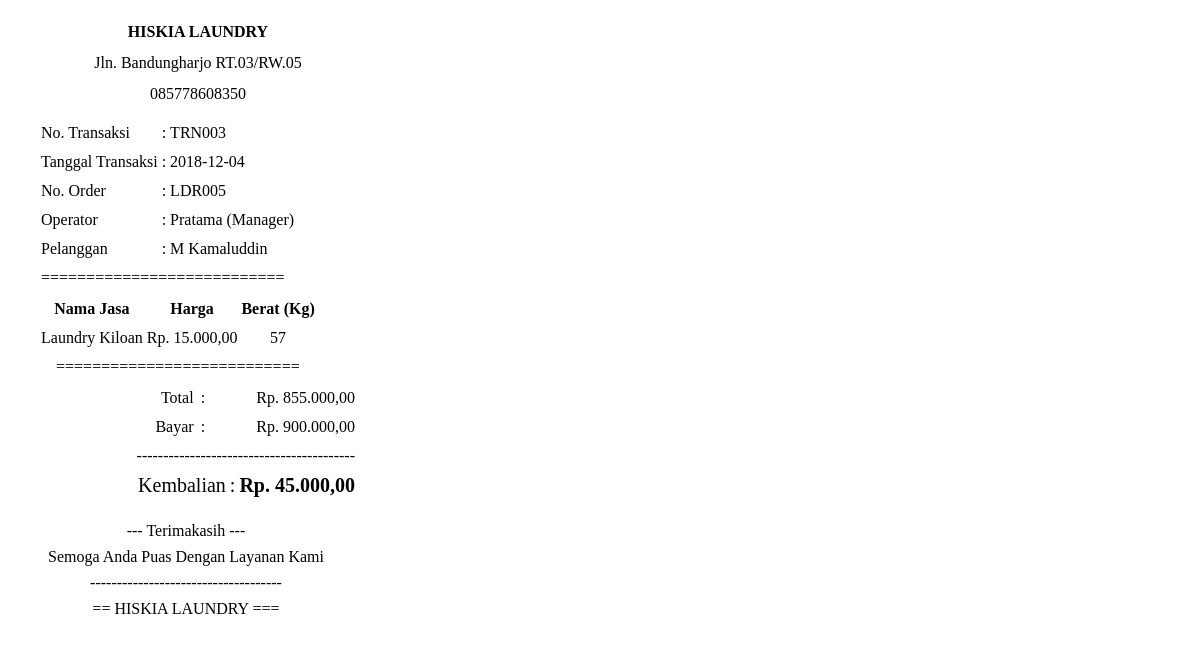
The page /struk/transaksi.php?no_transaksi=TRN003 (signed in) on the database its author committed.
### tables this page shows
CREATE TABLE `transaksi` (
  `no_transaksi` varchar(10) NOT NULL,
  `tgl_transaksi` date NOT NULL,
  `bayar` int(11) NOT NULL,
  `kembali` int(11) NOT NULL,
  `kode_ptg` varchar(10) NOT NULL,
  `nomer_order` varchar(10) NOT NULL
);

CREATE TABLE `petugas` (
  `kode_ptg` varchar(10) NOT NULL,
  `nama_ptg` varchar(30) NOT NULL,
  `password_ptg` varchar(50) NOT NULL,
  `status` varchar(12) NOT NULL
);

CREATE TABLE `pelanggan` (
  `kode_pelanggan` varchar(10) NOT NULL,
  `nama_pelanggan` varchar(25) NOT NULL,
  `alamat` varchar(30) NOT NULL,
  `no_telp` varchar(12) NOT NULL,
  `status_pelanggan` varchar(12) NOT NULL
);

CREATE TABLE `orderan` (
  `nomer_order` varchar(10) NOT NULL,
  `tanggal_order` varchar(25) NOT NULL,
  `tgl_rencana_selesai` varchar(25) NOT NULL,
  `berat_cucian` varchar(18) NOT NULL,
  `total_harga` int(11) NOT NULL,
  `status_cucian` varchar(25) NOT NULL,
  `kode_pelanggan` varchar(10) NOT NULL,
  `kode_petugas` varchar(10) NOT NULL,
  `kode_jasa` varchar(10) NOT NULL
);

CREATE TABLE `jasa` (
  `kode_jasa` varchar(10) NOT NULL,
  `nama_jasa` varchar(15) NOT NULL,
  `harga` int(11) NOT NULL
);

### sistem/proses.php (called while the page is built, shortened)
<?php
	class proses{
		function __construct(){
			$server='localhost';
			$user='root';
			$psw='';
			$dbname='db_laundry';
			$kon=$this->con=new PDO("mysql:host=$server;dbname=$dbname",$user,$psw);
		}
		function get($cel=null,$table=null,$property=null){
			$qw="SELECT $cel FROM $table $property";
			$ret=$this->con->query($qw);
			return $ret;
		}
	}
	$db=new proses;
?>

### struk/transaksi.php (the view, shortened to what this page needs)
<!DOCTYPE html>
<html>
<head>
</head>
<body>
	<div class="kotak-struk custom_font">
		<div class="head">
			<p class="logo">HISKIA LAUNDRY</p>
			<p class="almt">Jln. Bandungharjo RT.03/RW.05</p>
			<p class="notelp">085778608350</p>
		</div>
		<div class="isi">
			<table class="table1">
				<?php
				include '../sistem/proses.php';
				$ambilquery1=$db->get("transaksi.no_transaksi,transaksi.tgl_transaksi,transaksi.nomer_order,petugas.nama_ptg,petugas.status","transaksi","INNER JOIN petugas on petugas.kode_ptg=transaksi.kode_ptg WHERE transaksi.no_transaksi='$_GET[no_transaksi]'");
				$tampilquery1=$ambilquery1->fetch();
				$ambilquery2=$db->get("pelanggan.nama_pelanggan","orderan","INNER JOIN pelanggan on pelanggan.kode_pelanggan=orderan.kode_pelanggan WHERE orderan.nomer_order='$tampilquery1[nomer_order]'");
				$tampilquery2=$ambilquery2->fetch();
				if ($tampilquery2['nama_pelanggan']=="") {
					$plg="(...Tidak Pelanggan...)";
				}else{
					$plg=$tampilquery2['nama_pelanggan'];
				}
				?>
				<tr>
					<td>No. Transaksi</td>
					<td>:</td>
					<td><?php echo $tampilquery1['no_transaksi'];?></td>
				</tr>
				<tr>
					<td>Tanggal Transaksi</td>
					<td>:</td>
					<td><?php echo $tampilquery1['tgl_transaksi'];?></td>
				</tr>
				<tr>
					<td>No. Order</td>
					<td>:</td>
					<td><?php echo $tampilquery1['nomer_order'];?></td>
				</tr>
				<tr>
					<td>Operator</td>
					<td>:</td>
					<td><?php echo $tampilquery1['nama_ptg'];?> (<?php echo $tampilquery1['status']?>)</td>
				</tr>
				<tr>
					<td>Pelanggan</td>
					<td>:</td>
					<td><?php echo $plg;?></td>
				</tr>
				<tr>
					<td colspan="4">
						===========================
					</td>
				</tr>
			</table>
			<table class="table2">
				<tr>
					<th>Nama Jasa</th>
					<th>Harga</th>
					<th>Berat (Kg)</th>
				</tr>
				<?php
				$qw3=$db->get("jasa.nama_jasa,jasa.harga,orderan.berat_cucian,orderan.total_harga","orderan","INNER JOIN jasa on orderan.kode_jasa=jasa.kode_jasa WHERE orderan.nomer_order='$tampilquery1[nomer_order]'");
				foreach($qw3 as $tamp_orderan){
					?>
					<tr>
						<td><?php echo $tamp_orderan['nama_jasa'];?></td>
						<td><?php echo "Rp. ". number_format($tamp_orderan['harga'], 2, ",", ".");?></td>
						<td><?php echo $tamp_orderan['berat_cucian'];?></td>
					</tr>
					<?php
				}
				?>
				<tr>
					<td colspan="4">
						===========================
					</td>
				</tr>
			</table>
			<?php
			$tbk=$db->get("orderan.total_harga,transaksi.bayar,transaksi.kembali","transaksi","INNER JOIN orderan on orderan.nomer_order=transaksi.nomer_order WHERE transaksi.no_transaksi='$_GET[no_transaksi]'");
			$ttbk=$tbk->fetch();
			?>
			<table class="table3">
				<tr>
					<td>Total</td>
					<td>:</td>
					<td><?php echo "Rp. ". number_format($ttbk['total_harga'], 2, ",", ".");?></td>
				</tr>
				<tr>
					<td>Bayar</td>
					<td>:</td>
					<td><?php echo "Rp. ". number_format($ttbk['bayar'], 2, ",", ".");?></td>
				</tr>
				<tr>
					<td colspan="4">
					-----------------------------------------</td>
				</tr>
			</table>
			<table class="table4">
				<tr style="font-size: 20px;">
					<td>Kembalian</td>
					<td>:</td>
					<td><b><?php echo "Rp. ". number_format($ttbk['kembali'], 2, ",", ".");?></b></td>
				</tr>
			</table>
			<div class="foot">
				<p>--- Terimakasih ---</p>
				<p>Semoga Anda Puas Dengan Layanan Kami</p>
				<p>------------------------------------</p>
				<p>== HISKIA LAUNDRY ===</p>
			</div>
		</div>
	</div>
</body>
</html>

### struk/transaksi.php (style rules this page uses)
.kotak-struk { float: left; width: 380px; height: auto; }
.kotak-struk .head p { text-align: center; }
.kotak-struk .head .logo { font-weight: bold; }
.kotak-struk .head .logo, .almt, .notelp { font-family: 'Tahoma'; line-height: 15px; }
.kotak-struk .table1 { margin: 0px 30px; }
.kotak-struk .table1 tr td { font-family: 'Tahoma'; line-height: 25px; }
.kotak-struk .table2 { margin: 0px 30px; }
.kotak-struk .table2 tr td { font-family: 'Tahoma'; line-height: 25px; text-align: center; }
.kotak-struk .table2 tr th { font-family: 'Tahoma'; line-height: 25px; text-align: center; }
.kotak-struk .table3 { float: right; margin: 0px 30px; }
.kotak-struk .table3 tr td { text-align: right; font-family: 'tahoma'; line-height: 25px; }
.kotak-struk .table4 { float: right; margin: 0px 30px; }
.kotak-struk .table4 tr td { text-align: right; }
.kotak-struk .foot { float: left; text-align: center; line-height: 10px; margin: 0px 40px ; margin-top: 10px; font-family: 'Tahoma'; line-height: 10px; }

### rows shown on the page
transaksi: no_transaksi "TRN003", tgl_transaksi "2018-12-04", nomer_order "LDR005", kode_ptg.nama_ptg "Pratama", kode_ptg.status "Manager", orderan.total_harga "855.000,00", bayar "900.000,00", kembali "45.000,00"
pelanggan: nama_pelanggan "M Kamaluddin"
orderan: kode_jasa.nama_jasa "Laundry Kiloan", kode_jasa.harga "15.000,00", berat_cucian "57"
